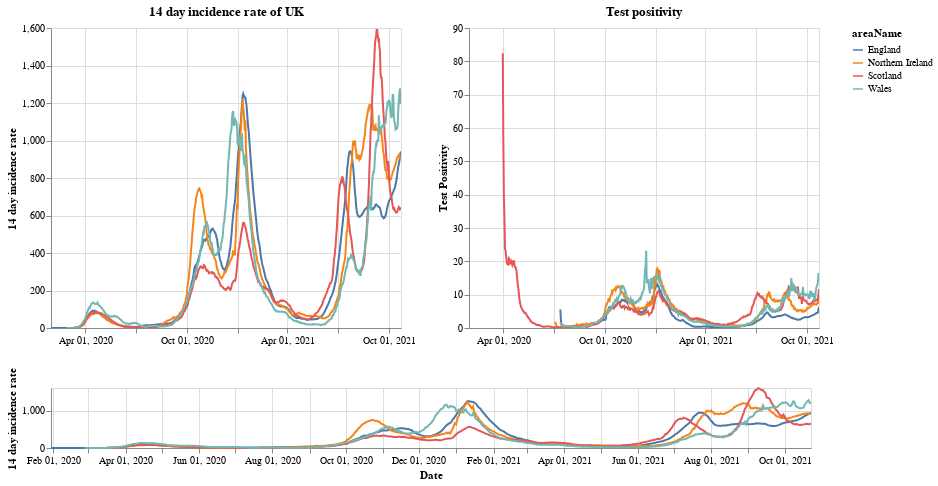

Notebook cell for this chart:
### Markdown cell above
# Plots

First a plot with each country in the UK. The top right shows the positivity rate for (which is the percentage of registered tests which were positive) while the top left is the 14 day incidence rate. The bottom chart can be used to select the timeframe (does not work on a mobile device).

### Code cell
#collapse
brush = alt.selection(type='interval', name='DateBrush',encodings=['x'],fields=['Time'])
leg_selection = alt.selection_multi(fields=['areaName'], bind='legend')

base = alt.Chart(uk_cases).mark_line().encode(
    x=alt.X("yearmonthdate(date):T", axis=alt.Axis(title='Date')),
    y=alt.Y("twoWeeklyCasesRate:Q", axis=alt.Axis(title='14 day incidence rate')),
    tooltip=['areaName', 'date','twoWeeklyCasesRate', 'testPositivity'],
    color='areaName',
    opacity=alt.condition(leg_selection, alt.value(2), alt.value(0.1))
).add_selection(leg_selection).properties(width=350)

upper = base.encode(alt.X('yearmonthdate(date):T', axis=alt.Axis(title=''),
                         scale=alt.Scale(domain=brush))
                   ).properties(title=f'14 day incidence rate of UK')
upper_right = upper.encode(alt.Y('testPositivity:Q', axis=alt.Axis(title='Test Positivity'))).properties(title='Test positivity')
lower = base.properties(height=60, width = 760).add_selection(brush)

(upper | upper_right) & lower

### Figure 1 — Vega-Lite specification as saved in the notebook (floating-point values rounded to 4 significant figures; data arrays with more than 128 entries replaced by an {"elided": "..."} marker saying what was removed)
{"config": {"view": {"continuousWidth": 400, "continuousHeight": 300}}, "vconcat": [{"hconcat": [{"mark": "line", "encoding": {"color": {"type": "nominal", "field": "areaName"}, "opacity": {"condition": {"value": 2, "selection": "selector001"}, "value": 0.1}, "tooltip": [{"type": "nominal", "field": "areaName"}, {"type": "temporal", "field": "date"}, {"type": "quantitative", "field": "twoWeeklyCasesRate"}, {"type": "quantitative", "field": "testPositivity"}], "x": {"type": "temporal", "axis": {"title": ""}, "field": "date", "scale": {"domain": {"selection": "DateBrush"}}, "timeUnit": "yearmonthdate"}, "y": {"type": "quantitative", "axis": {"title": "14 day incidence rate"}, "field": "twoWeeklyCasesRate"}}, "selection": {"selector001": {"type": "multi", "fields": ["areaName"], "bind": "legend"}}, "title": "14 day incidence rate of UK", "width": 350}, {"mark": "line", "encoding": {"color": {"type": "nominal", "field": "areaName"}, "opacity": {"condition": {"value": 2, "selection": "selector001"}, "value": 0.1}, "tooltip": [{"type": "nominal", "field": "areaName"}, {"type": "temporal", "field": "date"}, {"type": "quantitative", "field": "twoWeeklyCasesRate"}, {"type": "quantitative", "field": "testPositivity"}], "x": {"type": "temporal", "axis": {"title": ""}, "field": "date", "scale": {"domain": {"selection": "DateBrush"}}, "timeUnit": "yearmonthdate"}, "y": {"type": "quantitative", "axis": {"title": "Test Positivity"}, "field": "testPositivity"}}, "selection": {"selector001": {"type": "multi", "fields": ["areaName"], "bind": "legend"}}, "title": "Test positivity", "width": 350}]}, {"mark": "line", "encoding": {"color": {"type": "nominal", "field": "areaName"}, "opacity": {"condition": {"value": 2, "selection": "selector001"}, "value": 0.1}, "tooltip": [{"type": "nominal", "field": "areaName"}, {"type": "temporal", "field": "date"}, {"type": "quantitative", "field": "twoWeeklyCasesRate"}, {"type": "quantitative", "field": "testPositivity"}], "x": {"type": "temporal", "axis": {"title": "Date"}, "field": "date", "timeUnit": "yearmonthdate"}, "y": {"type": "quantitative", "axis": {"title": "14 day incidence rate"}, "field": "twoWeeklyCasesRate"}}, "height": 60, "selection": {"selector001": {"type": "multi", "fields": ["areaName"], "bind": "legend"}, "DateBrush": {"type": "interval", "encodings": ["x"], "fields": ["Time"]}}, "width": 760}], "data": {"name": "data-23ccffd9d7e670ceb4832786c54960d1"}, "$schema": "https://vega.github.io/schema/vega-lite/v4.8.1.json", "datasets": {"data-23ccffd9d7e670ceb4832786c54960d1": {"elided": "2440 records"}}}
